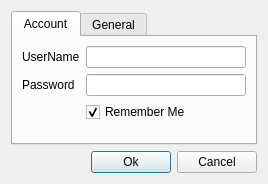
<?xml version="1.0" encoding="UTF-8"?>
<ui version="4.0">
 <class>Properties</class>
 <widget class="QDialog" name="Properties">
  <property name="geometry">
   <rect>
    <x>0</x>
    <y>0</y>
    <width>242</width>
    <height>184</height>
   </rect>
  </property>
  <property name="windowTitle">
   <string>Preferences</string>
  </property>
  <layout class="QVBoxLayout" name="verticalLayout">
   <item>
    <widget class="QTabWidget" name="tabWidget">
     <property name="currentIndex">
      <number>0</number>
     </property>
     <widget class="QWidget" name="accountTab">
      <attribute name="title">
       <string>Account</string>
      </attribute>
      <layout class="QFormLayout" name="formLayout">
       <item row="0" column="0">
        <widget class="QLabel" name="label">
         <property name="text">
          <string>UserName</string>
         </property>
        </widget>
       </item>
       <item row="1" column="0">
        <widget class="QLabel" name="label_2">
         <property name="text">
          <string>Password</string>
         </property>
        </widget>
       </item>
       <item row="1" column="1">
        <widget class="QLineEdit" name="passwordLine">
         <property name="echoMode">
          <enum>QLineEdit::Password</enum>
         </property>
        </widget>
       </item>
       <item row="2" column="1">
        <widget class="QCheckBox" name="rememberCheckBox">
         <property name="text">
          <string>Remember Me</string>
         </property>
         <property name="checked">
          <bool>true</bool>
         </property>
        </widget>
       </item>
       <item row="0" column="1">
        <widget class="QLineEdit" name="usernameLine"/>
       </item>
      </layout>
     </widget>
     <widget class="QWidget" name="tab">
      <attribute name="title">
       <string>General</string>
      </attribute>
      <layout class="QFormLayout" name="formLayout_2">
       <property name="fieldGrowthPolicy">
        <enum>QFormLayout::AllNonFixedFieldsGrow</enum>
       </property>
       <item row="0" column="0">
        <widget class="QLabel" name="label_3">
         <property name="text">
          <string>Number of items in filelist</string>
         </property>
        </widget>
       </item>
       <item row="0" column="1">
        <widget class="QSpinBox" name="fileListItems">
         <property name="minimum">
          <number>5</number>
         </property>
         <property name="maximum">
          <number>15</number>
         </property>
        </widget>
       </item>
       <item row="1" column="0">
        <widget class="QLabel" name="label_4">
         <property name="text">
          <string>Auto-copy short URL to clipboard</string>
         </property>
        </widget>
       </item>
       <item row="1" column="1">
        <widget class="QCheckBox" name="clipboardCheckBox">
         <property name="text">
          <string/>
         </property>
         <property name="checked">
          <bool>true</bool>
         </property>
        </widget>
       </item>
       <item row="2" column="0">
        <widget class="QLabel" name="label_5">
         <property name="text">
          <string>Notifications</string>
         </property>
        </widget>
       </item>
       <item row="2" column="1">
        <widget class="QCheckBox" name="notificationCheckBox">
         <property name="text">
          <string/>
         </property>
        </widget>
       </item>
      </layout>
     </widget>
    </widget>
   </item>
   <item>
    <layout class="QHBoxLayout" name="horizontalLayout">
     <item>
      <spacer name="horizontalSpacer">
       <property name="orientation">
        <enum>Qt::Horizontal</enum>
       </property>
       <property name="sizeHint" stdset="0">
        <size>
         <width>40</width>
         <height>20</height>
        </size>
       </property>
      </spacer>
     </item>
     <item>
      <widget class="QPushButton" name="okButton">
       <property name="text">
        <string>Ok</string>
       </property>
       <property name="icon">
        <iconset>
         <normalon>:/icons/icons/dialog-ok.png</normalon>
        </iconset>
       </property>
      </widget>
     </item>
     <item>
      <widget class="QPushButton" name="cancelButton">
       <property name="text">
        <string>Cancel</string>
       </property>
       <property name="icon">
        <iconset>
         <normalon>:/icons/icons/dialog-cancel.png</normalon>
        </iconset>
       </property>
      </widget>
     </item>
    </layout>
   </item>
  </layout>
 </widget>
 <resources>
  <include location="icons.qrc"/>
 </resources>
 <connections>
  <connection>
   <sender>cancelButton</sender>
   <signal>clicked()</signal>
   <receiver>Properties</receiver>
   <slot>close()</slot>
   <hints>
    <hint type="sourcelabel">
     <x>426</x>
     <y>430</y>
    </hint>
    <hint type="destinationlabel">
     <x>240</x>
     <y>224</y>
    </hint>
   </hints>
  </connection>
  <connection>
   <sender>okButton</sender>
   <signal>clicked()</signal>
   <receiver>Properties</receiver>
   <slot>close()</slot>
   <hints>
    <hint type="sourcelabel">
     <x>241</x>
     <y>430</y>
    </hint>
    <hint type="destinationlabel">
     <x>240</x>
     <y>224</y>
    </hint>
   </hints>
  </connection>
 </connections>
</ui>
